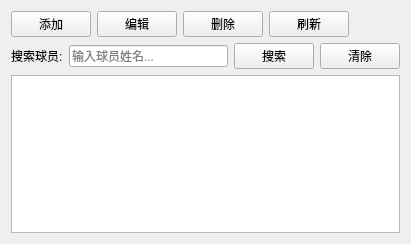
<?xml version="1.0" encoding="UTF-8"?>
<ui version="4.0">
 <class>PlayerManager</class>
 <widget class="QWidget" name="PlayerManager">
  <property name="geometry">
   <rect>
    <x>0</x>
    <y>0</y>
    <width>411</width>
    <height>244</height>
   </rect>
  </property>
  <layout class="QVBoxLayout" name="verticalLayout">
   <item>
    <layout class="QHBoxLayout" name="buttonLayout">
     <item>
      <widget class="QPushButton" name="btnAdd">
       <property name="text">
        <string>添加</string>
       </property>
      </widget>
     </item>
     <item>
      <widget class="QPushButton" name="btnEdit">
       <property name="text">
        <string>编辑</string>
       </property>
      </widget>
     </item>
     <item>
      <widget class="QPushButton" name="btnDelete">
       <property name="text">
        <string>删除</string>
       </property>
      </widget>
     </item>
     <item>
      <widget class="QPushButton" name="btnRefresh">
       <property name="text">
        <string>刷新</string>
       </property>
      </widget>
     </item>
     <item>
      <spacer name="horizontalSpacer">
       <property name="orientation">
        <enum>Qt::Horizontal</enum>
       </property>
       <property name="sizeHint" stdset="0">
        <size>
         <width>40</width>
         <height>20</height>
        </size>
       </property>
      </spacer>
     </item>
    </layout>
   </item>
   <item>
    <layout class="QHBoxLayout" name="searchLayout">
     <item>
      <widget class="QLabel" name="labelSearch">
       <property name="text">
        <string>搜索球员:</string>
       </property>
      </widget>
     </item>
     <item>
      <widget class="QLineEdit" name="txtSearch">
       <property name="placeholderText">
        <string>输入球员姓名...</string>
       </property>
      </widget>
     </item>
     <item>
      <widget class="QPushButton" name="btnSearch">
       <property name="text">
        <string>搜索</string>
       </property>
      </widget>
     </item>
     <item>
      <widget class="QPushButton" name="btnClearSearch">
       <property name="text">
        <string>清除</string>
       </property>
      </widget>
     </item>
    </layout>
   </item>
   <!-- END SEARCH BAR -->
   <item>
    <widget class="QTableWidget" name="tableWidget">
     <property name="sizePolicy">
      <sizepolicy hsizetype="Expanding" vsizetype="Expanding">
       <horstretch>1</horstretch>
       <verstretch>0</verstretch>
      </sizepolicy>
     </property>
    </widget>
   </item>
  </layout>
 </widget>
 <resources/>
 <connections/>
</ui>
